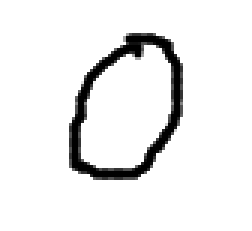
#> input picture 第五章/pic/0.png, 84 x 77 px (shown 3 times larger)
$ python Test.py   (older library calls are emulated)
#> lines starting #> are read from the running program, lines starting #| are printed output that depends on the picture
from PIL import Image

img = Image.open('pic/0.png')
#> img is the input picture: PIL image 84x77 RGBA; mean R, G, B, A 236.9, 236.9, 236.9, 255
img = img.resize((28,28), Image.ANTIALIAS)
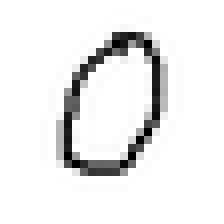
#> img: PIL image 28x28 RGBA (shown 8 times larger); mean R, G, B, A 235.8, 235.8, 235.8, 255
img.show()
